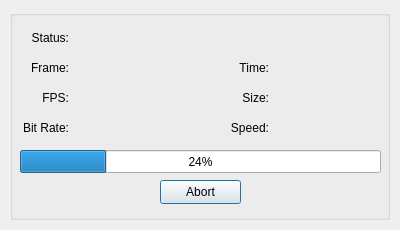
<?xml version="1.0" encoding="UTF-8"?>
<ui version="4.0">
 <class>ProgressDialog</class>
 <widget class="QDialog" name="ProgressDialog">
  <property name="geometry">
   <rect>
    <x>0</x>
    <y>0</y>
    <width>400</width>
    <height>230</height>
   </rect>
  </property>
  <property name="windowTitle">
   <string>Slicing Progress</string>
  </property>
  <widget class="QGroupBox" name="border_group_box">
   <property name="geometry">
    <rect>
     <x>10</x>
     <y>10</y>
     <width>380</width>
     <height>210</height>
    </rect>
   </property>
   <property name="title">
    <string/>
   </property>
   <widget class="QLabel" name="status_label">
    <property name="geometry">
     <rect>
      <x>70</x>
      <y>20</y>
      <width>291</width>
      <height>16</height>
     </rect>
    </property>
    <property name="text">
     <string/>
    </property>
   </widget>
   <widget class="QLabel" name="frame_label">
    <property name="geometry">
     <rect>
      <x>70</x>
      <y>50</y>
      <width>141</width>
      <height>16</height>
     </rect>
    </property>
    <property name="text">
     <string/>
    </property>
   </widget>
   <widget class="QLabel" name="label_4">
    <property name="geometry">
     <rect>
      <x>210</x>
      <y>80</y>
      <width>49</width>
      <height>16</height>
     </rect>
    </property>
    <property name="text">
     <string>Size:</string>
    </property>
    <property name="alignment">
     <set>Qt::AlignRight|Qt::AlignTrailing|Qt::AlignVCenter</set>
    </property>
   </widget>
   <widget class="QLabel" name="bitrate_label">
    <property name="geometry">
     <rect>
      <x>70</x>
      <y>110</y>
      <width>141</width>
      <height>16</height>
     </rect>
    </property>
    <property name="text">
     <string/>
    </property>
   </widget>
   <widget class="QLabel" name="label_7">
    <property name="geometry">
     <rect>
      <x>210</x>
      <y>110</y>
      <width>49</width>
      <height>16</height>
     </rect>
    </property>
    <property name="text">
     <string>Speed:</string>
    </property>
    <property name="alignment">
     <set>Qt::AlignRight|Qt::AlignTrailing|Qt::AlignVCenter</set>
    </property>
   </widget>
   <widget class="QLabel" name="label_3">
    <property name="geometry">
     <rect>
      <x>10</x>
      <y>80</y>
      <width>49</width>
      <height>16</height>
     </rect>
    </property>
    <property name="text">
     <string>FPS:</string>
    </property>
    <property name="alignment">
     <set>Qt::AlignRight|Qt::AlignTrailing|Qt::AlignVCenter</set>
    </property>
   </widget>
   <widget class="QLabel" name="label_5">
    <property name="geometry">
     <rect>
      <x>210</x>
      <y>50</y>
      <width>49</width>
      <height>16</height>
     </rect>
    </property>
    <property name="text">
     <string>Time:</string>
    </property>
    <property name="alignment">
     <set>Qt::AlignRight|Qt::AlignTrailing|Qt::AlignVCenter</set>
    </property>
   </widget>
   <widget class="QLabel" name="fps_label">
    <property name="geometry">
     <rect>
      <x>70</x>
      <y>80</y>
      <width>141</width>
      <height>16</height>
     </rect>
    </property>
    <property name="text">
     <string/>
    </property>
   </widget>
   <widget class="QLabel" name="speed_label">
    <property name="geometry">
     <rect>
      <x>270</x>
      <y>110</y>
      <width>101</width>
      <height>16</height>
     </rect>
    </property>
    <property name="text">
     <string/>
    </property>
   </widget>
   <widget class="QLabel" name="label">
    <property name="geometry">
     <rect>
      <x>10</x>
      <y>20</y>
      <width>49</width>
      <height>16</height>
     </rect>
    </property>
    <property name="text">
     <string>Status:</string>
    </property>
    <property name="alignment">
     <set>Qt::AlignRight|Qt::AlignTrailing|Qt::AlignVCenter</set>
    </property>
   </widget>
   <widget class="QPushButton" name="abort_button">
    <property name="geometry">
     <rect>
      <x>150</x>
      <y>170</y>
      <width>81</width>
      <height>24</height>
     </rect>
    </property>
    <property name="text">
     <string>Abort</string>
    </property>
   </widget>
   <widget class="QLabel" name="label_6">
    <property name="geometry">
     <rect>
      <x>10</x>
      <y>110</y>
      <width>49</width>
      <height>16</height>
     </rect>
    </property>
    <property name="text">
     <string>Bit Rate:</string>
    </property>
    <property name="alignment">
     <set>Qt::AlignRight|Qt::AlignTrailing|Qt::AlignVCenter</set>
    </property>
   </widget>
   <widget class="QLabel" name="time_label">
    <property name="geometry">
     <rect>
      <x>270</x>
      <y>50</y>
      <width>101</width>
      <height>16</height>
     </rect>
    </property>
    <property name="text">
     <string/>
    </property>
   </widget>
   <widget class="QProgressBar" name="progress_bar">
    <property name="geometry">
     <rect>
      <x>10</x>
      <y>140</y>
      <width>361</width>
      <height>23</height>
     </rect>
    </property>
    <property name="value">
     <number>24</number>
    </property>
    <property name="textVisible">
     <bool>true</bool>
    </property>
   </widget>
   <widget class="QLabel" name="size_label">
    <property name="geometry">
     <rect>
      <x>270</x>
      <y>80</y>
      <width>101</width>
      <height>16</height>
     </rect>
    </property>
    <property name="text">
     <string/>
    </property>
   </widget>
   <widget class="QLabel" name="label_2">
    <property name="geometry">
     <rect>
      <x>10</x>
      <y>50</y>
      <width>49</width>
      <height>16</height>
     </rect>
    </property>
    <property name="text">
     <string>Frame:</string>
    </property>
    <property name="alignment">
     <set>Qt::AlignRight|Qt::AlignTrailing|Qt::AlignVCenter</set>
    </property>
   </widget>
  </widget>
 </widget>
 <resources/>
 <connections/>
</ui>
